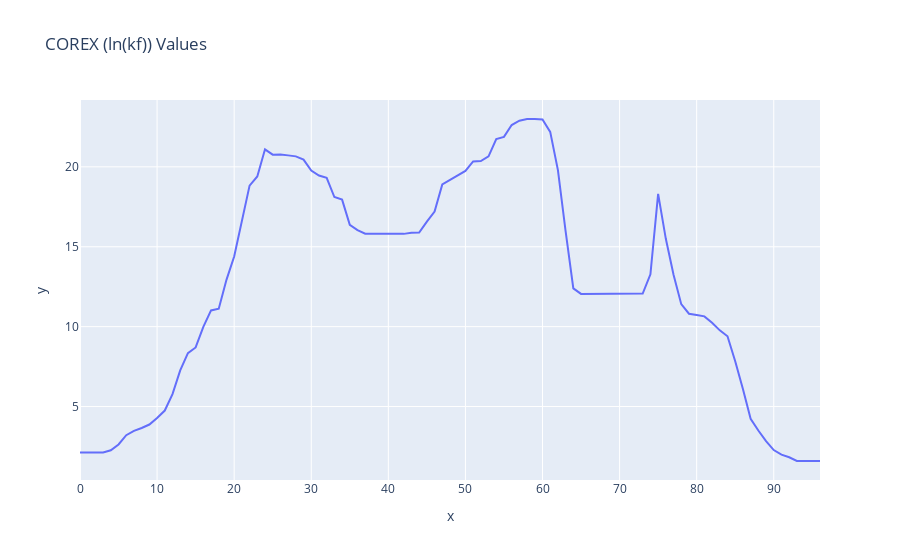

Write notebook code for a chart like this one.
### Markdown cell above
Before, we start the tutorial, I'd like to provide the shortest code to run code on a folder of PDB files and visualize the result.

### Code cell
workbench = ct.WorkBench.load('corex.workbench.json') # Load work desk
table = ct.DataTable([{'path':str(file)} for file in Path('./data').glob('*.pdb') ]) # Create path table with PDB files from `./data` folder
table[0, 'sconf_weight'] = 0.7 
table = workbench['read-corex'](table) # Read PDB, select chain A, and compute COREX.
table[0, 'corex'] # Visualize COREX result

### Figure 1 — Plotly figure (JSON) as saved in the notebook; plotly's stock layout.template omitted (floating-point values rounded to 4 significant figures)
{"data": [{"hovertemplate": "x=%{x}<br>y=%{y}<extra></extra>", "legendgroup": "", "line": {"color": "#636efa", "dash": "solid"}, "marker": {"symbol": "circle"}, "mode": "lines", "name": "", "orientation": "v", "showlegend": false, "type": "scatter", "x": [0, 1, 2, 3, 4, 5, 6, 7, 8, 9, 10, 11, 12, 13, 14, 15, 16, 17, 18, 19, 20, 21, 22, 23, 24, 25, 26, 27, 28, 29, 30, 31, 32, 33, 34, 35, 36, 37, 38, 39, 40, 41, 42, 43, 44, 45, 46, 47, 48, 49, 50, 51, 52, 53, 54, 55, 56, 57, 58, 59, 60, 61, 62, 63, 64, 65, 66, 67, 68, 69, 70, 71, 72, 73, 74, 75, 76, 77, 78, 79, 80, 81, 82, 83, 84, 85, 86, 87, 88, 89, 90, 91, 92, 93, 94, 95, 96], "xaxis": "x", "y": [2.12, 2.12, 2.12, 2.12, 2.263, 2.629, 3.21, 3.476, 3.66, 3.875, 4.285, 4.75, 5.774, 7.26, 8.343, 8.697, 9.982, 11.02, 11.12, 12.93, 14.39, 16.57, 18.83, 19.39, 21.1, 20.76, 20.77, 20.72, 20.66, 20.45, 19.77, 19.46, 19.31, 18.11, 17.95, 16.37, 16.05, 15.82, 15.81, 15.8, 15.8, 15.8, 15.81, 15.87, 15.89, 16.58, 17.2, 18.9, 19.17, 19.46, 19.75, 20.34, 20.36, 20.66, 21.74, 21.87, 22.62, 22.89, 22.99, 22.99, 22.96, 22.19, 19.8, 15.97, 12.39, 12.05, 12.05, 12.05, 12.05, 12.05, 12.05, 12.05, 12.05, 12.07, 13.28, 18.31, 15.5, 13.24, 11.41, 10.81, 10.73, 10.64, 10.24, 9.768, 9.4, 7.833, 6.096, 4.232, 3.504, 2.834, 2.277, 1.987, 1.826, 1.593, 1.593, 1.593, 1.593], "yaxis": "y"}], "layout": {"legend": {"tracegroupgap": 0}, "title": {"text": "COREX (ln(kf)) Values"}, "xaxis": {"anchor": "y", "domain": [0, 1], "title": {"text": "x"}}, "yaxis": {"anchor": "x", "domain": [0, 1], "title": {"text": "y"}}}}
